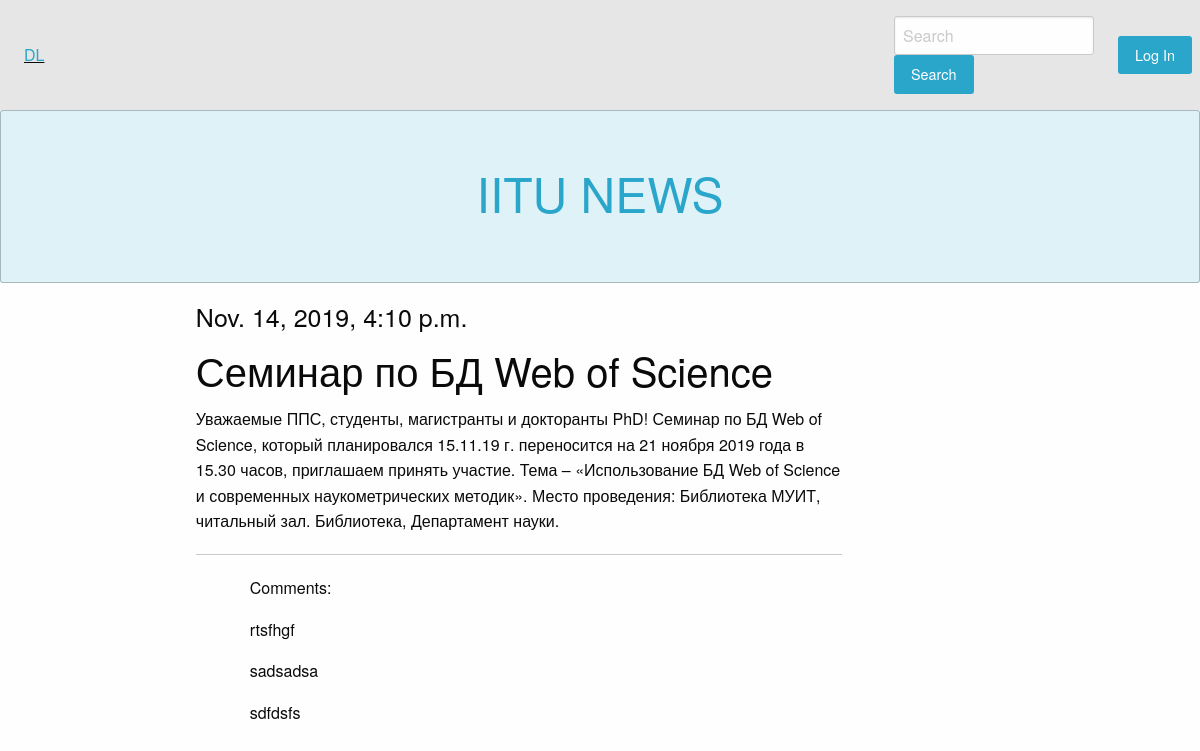
Screenshot of /basicview/articles/get/10/ with the database file from the repository.
### article/models.py (models this page shows)
class Article(models.Model):
    class Meta:
        db_table = "article"
    article_title = models.CharField(max_length=200)
    article_text = models.TextField()
    article_date = models.DateTimeField()
    article_likes = models.IntegerField(default=0)

class Commands(models.Model):
    class Meta:
        db_table = 'comments'
    comment_text = models.TextField()
    comments_article = models.ForeignKey(Article, on_delete=models.CASCADE)

### article/views.py (the view)
# urls.py: path('articles/get/<int:article_id>/', article.views.article),
def article(request, article_id=1):
    command_form = CommandForm
    args = {}
    args.update(csrf(request))  # Type of hackers attack
    args['article'] = Article.objects.get(id=article_id)
    args['comments'] = Commands.objects.filter(comments_article_id=article_id)
    args['form'] = command_form
    args['username'] = auth.get_user(request).username
    return render_to_response('article.html', args)

### article/templates/article.html (shortened to what this page needs)
{% extends 'main.html' %}
{% block article %}
<h4>{{ article.article_date }}</h4>
<h2>{{ article.article_title }}</h2>
<p>{{ article.article_text }}</p>
<hr>
    <div class="large-offset-1 large-8 columns">
<p>Comments:</p>
{% for comment in comments %}
    <p>{{ comment.comment_text }}</p>
{% endfor %}
    </div>
{% endblock %}

### rows the page displays
Article: article_date "Nov. 14, 2019, 4:10 p.m.", article_title "Семинар по БД Web of Science", article_text "Уважаемые ППС, студенты, магистранты и докторанты PhD! Семинар по БД Web of Science, который планировался 15.11.19 г. переносится на 21 ноября 2019 года в 15.30 часов, приглашаем принять участие. Тема – «Использование БД Web of Science и современных наукометрических методик». Место проведения: Библиотека МУИТ, читальный зал. Библиотека, Департамент науки."
Commands: comment_text "rtsfhgf"
Commands: comment_text "sadsadsa"
Commands: comment_text "sdfdsfs"
